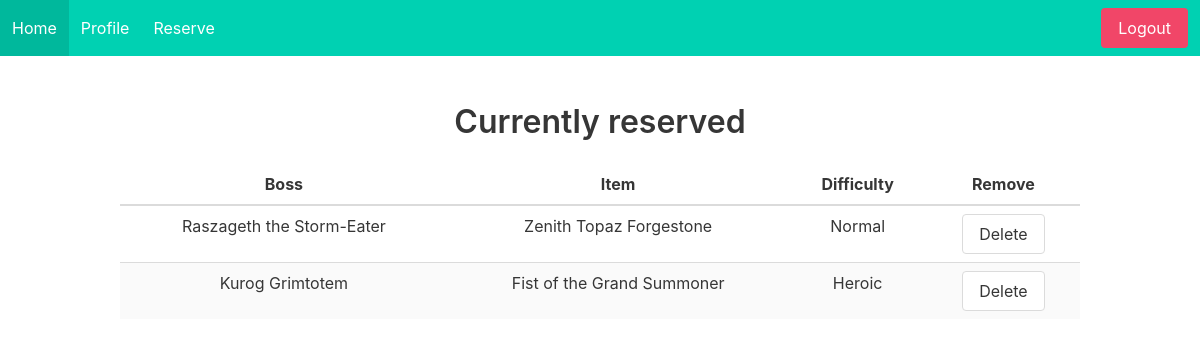
Page /profile (signed in) on the earlier database version.
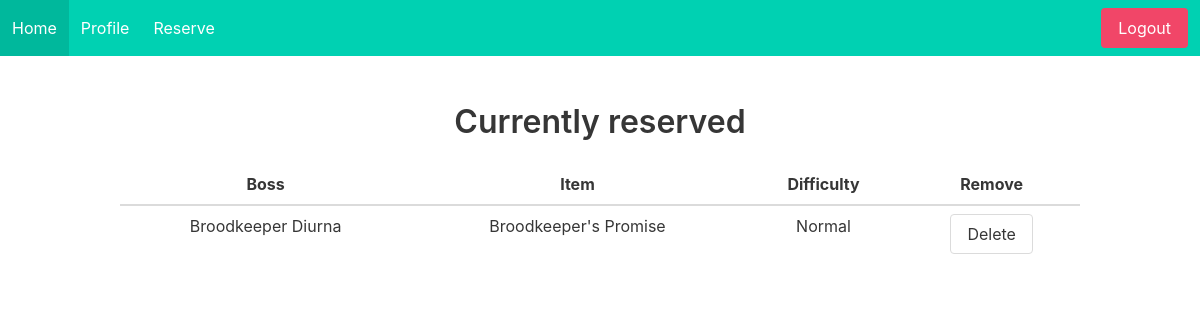
Same page on the later database version.
### project/models.py (models this page shows)
class Normal_Raid(UserMixin, db.Model):
    __tablename__ = "normal_raid"
    id = db.Column(db.Integer, primary_key=True)
    user = db.Column(db.String(100))
    boss = db.Column(db.String(100))
    item = db.Column(db.String(100))

class Heroic_Raid(UserMixin, db.Model):
    __tablename__ = "heroic_raid"
    id = db.Column(db.Integer, primary_key=True)
    user = db.Column(db.String(100))
    boss = db.Column(db.String(100))
    item = db.Column(db.String(100))

### project/main.py (the view)
@main.route('/profile')
@login_required
def profile():
    name = current_user.name
    normal_reserved = Normal_Raid.query.filter_by(user=name)
    heroic_reserved = Heroic_Raid.query.filter_by(user=name)
    mythic_reserved = Mythic_Raid.query.filter_by(user=name)
    payload = {}
    for record in normal_reserved:
        payload[f"Normal{record.id}"] = {"user": record.user,
                                         "boss": record.boss,
                                         "item": record.item,
                                         "difficulty": "Normal"}
    for record in heroic_reserved:
        payload[f"Heroic{record.id}"] = {"user": record.user,
                                         "boss": record.boss,
                                         "item": record.item,
                                         "difficulty": "Heroic"}
    for record in mythic_reserved:
        payload[f"Mythic{record.id}"] = {"user": record.user,
                                         "boss": record.boss,
                                         "item": record.item,
                                         "difficulty": "Mythic"}
    items = {'test': 'item1',
             'test1': 'item2',
             "name": name}
    return render_template('profile.html', itemData=payload)

### project/templates/profile.html (shortened to what this page needs)
{% extends "base.html" %}
{% block content %}
    <div class="content">
        <h1>Currently reserved</h1>
    </div>
    <table class="table is-striped" style="width: 100%" id=myTable>
        <thead>
        <tr>
            <th style="text-align: center">Boss</th>
            <th style="text-align: center">Item</th>
            <th style="text-align: center">Difficulty</th>
            <th style="text-align: center">Remove</th>
        </tr>
        </thead>
        <tbody>
        {% for _, dict_item in itemData.items() %}
            <tr>
                {% for key, val in dict_item.items() %}
                    {% if key != "user" %}
                        <td style="text-align: center">{{ val }}</td>
                    {% endif %}
                {% endfor %}
                <td style="text-align: center">
                    <button class="button" onclick="delete_row(this)">Delete</button>
                </td>
            </tr>
        {% endfor %}
        </tbody>
    </table>
{% endblock %}

Differences in the rows shown:
removed Normal_Raid: boss "Raszageth the Storm-Eater", item "Zenith Topaz Forgestone"
removed Heroic_Raid: boss "Kurog Grimtotem", item "Fist of the Grand Summoner"
now on this page (row edited): Normal_Raid: boss "Broodkeeper Diurna", item "Broodkeeper's Promise"
Other differences:
list line gone: "Heroic Delete"
